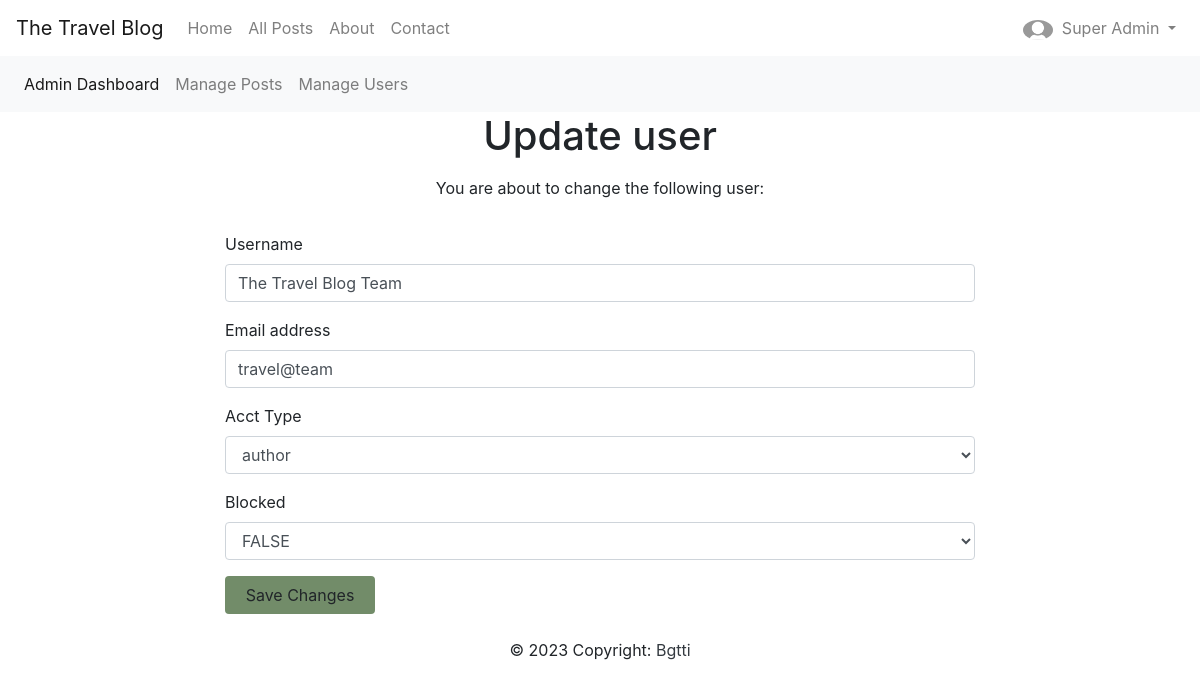
Page /dashboard/manage_users/update/2 (signed in) on the committed database.
### app/models/user.py (models this page shows, shortened)
class Blog_User(UserMixin, db.Model):
    __tablename__ = "blog_user"
    id = db.Column(db.Integer, primary_key=True)
    name = db.Column(db.String(200), nullable=False, unique=True)
    email = db.Column(db.String(200), nullable=False, unique=True)
    password = db.Column(db.String(200), nullable=False)
    date_created = db.Column(db.DateTime, default=datetime.utcnow)
    about = db.Column(db.String(385), default="")
    picture = db.Column(
        db.String(), default="Picture_default.jpg")
    type = db.Column(db.String(100), nullable=False, default="user")
    blocked = db.Column(db.String(5), default="FALSE")
    admin_notes = db.Column(db.Text)
    posts = db.relationship('Blog_Posts', backref='author')
    comments = db.relationship('Blog_Comments', backref='user')
    replies = db.relationship('Blog_Replies', backref='user')
    likes = db.relationship('Blog_Likes', backref='user')
    bookmarks = db.relationship('Blog_Bookmarks', backref='user')

### app/dashboard/routes.py (the view)
@dashboard.route("/dashboard/manage_users/update/<int:id>", methods=["GET", "POST"])
@login_required
def user_update(id):
    if current_user.type not in ("admin", "super_admin"):
        abort(403)
    acct_types = ["admin", "author", "user"]
    acct_blocked = ["FALSE", "TRUE"]
    user_to_update = Blog_User.query.get_or_404(id)
    if request.method == "POST":
        if Blog_User.query.filter(Blog_User.id != id, Blog_User.email == request.form.get("email_update")).first():
            flash("This email is already registered with us.")
            return render_template("dashboard/users_user_update.html", id=user_to_update.id, logged_in=current_user.is_authenticated, user_to_update=user_to_update, acct_types=acct_types, acct_blocked=acct_blocked)
        elif Blog_User.query.filter(Blog_User.id != id, Blog_User.name == request.form.get("username_update")).first():
            flash("This username is already registered with us.")
            return render_template("dashboard/users_user_update.html", id=user_to_update.id, logged_in=current_user.is_authenticated, user_to_update=user_to_update, acct_types=acct_types, acct_blocked=acct_blocked)
        else:
            if user_to_update.type == "author":
                if request.form.get("accttype_update") != "author":
                    change_authorship_of_all_post(user_to_update.id, 2)
            user_to_update.name = request.form.get("username_update")
            user_to_update.email = request.form.get("email_update")
            user_to_update.type = request.form.get("accttype_update")
            user_to_update.blocked = request.form.get("acctblocked_update")
            try:
                if request.form.get("acctblocked_update") == "TRUE":
                    user_comments = Blog_Comments.query.filter(
                        Blog_Comments.user_id == user_to_update.id).all()
                    user_replies = Blog_Replies.query.filter(
                        Blog_Replies.user_id == user_to_update.id).all()
                    if user_comments:
                        for comment in user_comments:
                            comment.blocked = "TRUE"
                    if user_replies:
                        for reply in user_replies:
                            reply.blocked = "TRUE"
                if request.form.get("acctblocked_update") == "FALSE":
                    user_comments = Blog_Comments.query.filter(
                        Blog_Comments.user_id == user_to_update.id).all()
                    user_replies = Blog_Replies.query.filter(
                        Blog_Replies.user_id == user_to_update.id).all()
                    if user_comments:
                        for comment in user_comments:
                            comment.blocked = "FALSE"
                    if user_replies:
                        for reply in user_replies:
                            reply.blocked = "FALSE"
                db.session.commit()
                flash("User updated successfully!")
                return redirect(url_for('dashboard.users_table'))
            except:
                db.session.rollback()
                flash("Error, try again.")
                return render_template("dashboard/users_user_update.html", id=user_to_update.id, logged_in=current_user.is_authenticated, user_to_update=user_to_update, acct_types=acct_types, acct_blocked=acct_blocked)
    else:
        return render_template("dashboard/users_user_update.html", logged_in=current_user.is_authenticated, user_to_update=user_to_update, acct_types=acct_types, acct_blocked=acct_blocked)

### app/account/routes.py (called while the page is built)
@login_manager.user_loader
def load_user(user_id):
    return Blog_User.query.get(int(user_id))

### app/templates/dashboard/users_user_update.html (shortened to what this page needs)
{% extends "account/dashboard_admin.html" %}
{% block page %}
<h1 class="mb-3 text-center">Update user</h1>
<section class="mb-3 container-fluid">
    <div class="row justify-content-center">
        <p class="text-justify">You are about to change the following user:</p>
    </div>
</section>
<section class="mb-3 container-fluid">
    <div class="row justify-content-center">
        <form class="col-lg-8 col-md-10" action="{{url_for('dashboard.user_update',id=user_to_update.id)}}"
            method="POST">
            <div class="form-group">
                <label for="username_update">Username</label>
                <input type="text" class="form-control" id="username_update" name="username_update"
                    value="{{user_to_update.name}}" maxlength="200" required>
            </div>
            <div class="form-group">
                <label for="email_update">Email address</label>
                <input type="email" class="form-control" id="email_update" name="email_update"
                    value="{{user_to_update.email}}" maxlength="200" required>
            </div>
            <div class="form-group">
                <label for="accttype_update"> Acct Type </label>
                <select id="accttype_update" name="accttype_update" class="form-control">
                    {% for type in acct_types: %}
                    {% if type == user_to_update.type: %}
                    <option value="{{type}}" selected="selected">
                        {% else: %}
                    <option value="{{type}}">
                        {% endif %}
                        {{type}}
                    </option>
                    {% endfor %}
                </select>
            </div>
            <div class="form-group">
                <label for="acctblocked_update">Blocked</label>
                <select id="acctblocked_update" name="acctblocked_update" class="form-control">
                    {% for TorF in acct_blocked: %}
                    {% if TorF == user_to_update.blocked: %}
                    <option value="{{TorF}}" selected="selected">
                        {% else: %}
                    <option value="{{TorF}}">
                        {% endif %}
                        {{TorF}}
                    </option>
                    {% endfor %}
                </select>
            </div>
            <button type="submit" name="submit_update" class="btn ALL-green-btn-dark mb-2" style="width: 150px; background-color: #728C69;">Save Changes</button>
        </form>
    </div>
</section>
</div>
{% endblock %}

### app/templates/base.html (shortened to what this page needs)
<!doctype html>
<html lang="en">
<head>
    <link rel="stylesheet" href="https://cdn.jsdelivr.net/npm/bootstrap@4.5.3/dist/css/bootstrap.min.css"
>
    <link rel="stylesheet" href="/../static/CSS/styles.css">
</head>
<body>
    <nav class="navbar navbar-expand-lg navbar-light HOME-nav">
        <a class="navbar-brand" href="#">The Travel Blog</a>
        <div class="collapse navbar-collapse" id="navbarSupportedContent">
            <ul class="navbar-nav mr-auto">
                <li class="nav-item">
                    <a class="nav-link" href="/">Home <span class="sr-only">(current)</span></a>
                </li>
                <li class="nav-item">
                    <a class="nav-link" href="{{ url_for('website.all', index=0) }}">All Posts</a>
                </li>
                <li class="nav-item">
                    <a class="nav-link" href="/about">About</a>
                </li>
                <li class="nav-item">
                    <a class="nav-link" href="/contact">Contact</a>
                </li>
            </ul>
            <ul class="navbar-nav my-2 my-lg-0">
                {% if logged_in: %}
                <li class="nav-item dropdown">
                    <a class="nav-link dropdown-toggle" href="#" id="navbarDropdown" role="button" data-toggle="dropdown"
                        aria-haspopup="true" aria-expanded="false">
                        <img src="{{ url_for('static', filename='Pictures_Users/'+current_user.picture) }}" class="rounded-circle mr-1" height="20"
                            alt="User" loading="lazy" />
                        {{ current_user.name }}
                    </a>
                </li>
                {% endif %}
            </ul>
        </div>
    </nav>
{% block content %}
{% endblock %}
<footer class=" text-center text-lg-start HOME-footer">
    <p class="text-center">
        © 2023 Copyright:
        <a class="text-dark" href="https://github.com/bgtti">Bgtti</a>
    </p>
</footer>
</body>
</html>

### app/static/CSS/styles.css (style rules this page uses)
html, body { overflow-x: hidden; }
.ALL-green-btn-dark { width: 120px; background-color: #728C69; }

### rows in the picture
Blog_User: picture (placeholder picture), name "Super Admin"
Blog_User: username_update "The Travel Blog Team", email_update "travel@team", accttype_update "author", acctblocked_update "FALSE"
